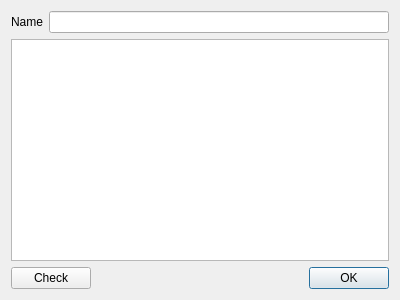
<?xml version="1.0" encoding="UTF-8"?>
<ui version="4.0">
 <class>FunctionCodeDialog</class>
 <widget class="QDialog" name="FunctionCodeDialog">
  <property name="geometry">
   <rect>
    <x>0</x>
    <y>0</y>
    <width>400</width>
    <height>300</height>
   </rect>
  </property>
  <property name="windowTitle">
   <string>Function Code</string>
  </property>
  <layout class="QVBoxLayout" name="verticalLayout">
   <item>
    <layout class="QHBoxLayout" name="horizontalLayout">
     <item>
      <widget class="QLabel" name="label">
       <property name="text">
        <string>Name</string>
       </property>
      </widget>
     </item>
     <item>
      <widget class="QLineEdit" name="lineEdit"/>
     </item>
    </layout>
   </item>
   <item>
    <widget class="CEAutocompletionTextEdit" name="autocompletionTextEdit"/>
   </item>
   <item>
    <layout class="QHBoxLayout" name="horizontalLayout_2">
     <item>
      <widget class="QPushButton" name="pushButton">
       <property name="text">
        <string>Check</string>
       </property>
      </widget>
     </item>
     <item>
      <spacer name="horizontalSpacer">
       <property name="orientation">
        <enum>Qt::Horizontal</enum>
       </property>
       <property name="sizeHint" stdset="0">
        <size>
         <width>40</width>
         <height>20</height>
        </size>
       </property>
      </spacer>
     </item>
     <item>
      <widget class="QDialogButtonBox" name="buttonBox">
       <property name="orientation">
        <enum>Qt::Horizontal</enum>
       </property>
       <property name="standardButtons">
        <set>QDialogButtonBox::Ok</set>
       </property>
      </widget>
     </item>
    </layout>
   </item>
  </layout>
 </widget>
 <customwidgets>
  <customwidget>
   <class>CEAutocompletionTextEdit</class>
   <extends>QTextEdit</extends>
   <header>./editor/function_editor/ceautocompletiontextedit.h</header>
  </customwidget>
 </customwidgets>
 <resources/>
 <connections>
  <connection>
   <sender>buttonBox</sender>
   <signal>accepted()</signal>
   <receiver>FunctionCodeDialog</receiver>
   <slot>accept()</slot>
   <hints>
    <hint type="sourcelabel">
     <x>248</x>
     <y>254</y>
    </hint>
    <hint type="destinationlabel">
     <x>157</x>
     <y>274</y>
    </hint>
   </hints>
  </connection>
  <connection>
   <sender>buttonBox</sender>
   <signal>rejected()</signal>
   <receiver>FunctionCodeDialog</receiver>
   <slot>reject()</slot>
   <hints>
    <hint type="sourcelabel">
     <x>316</x>
     <y>260</y>
    </hint>
    <hint type="destinationlabel">
     <x>286</x>
     <y>274</y>
    </hint>
   </hints>
  </connection>
 </connections>
</ui>
